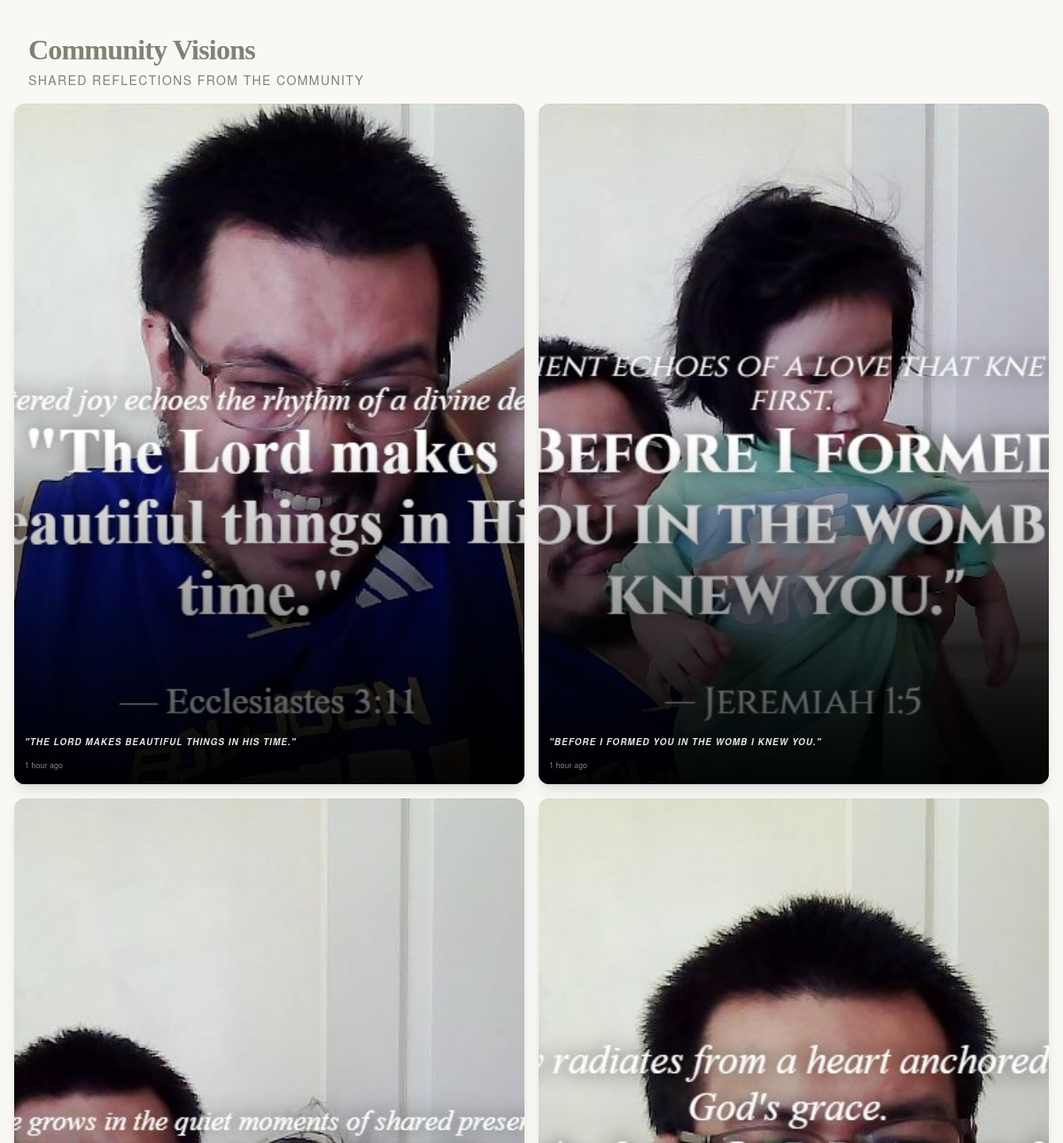
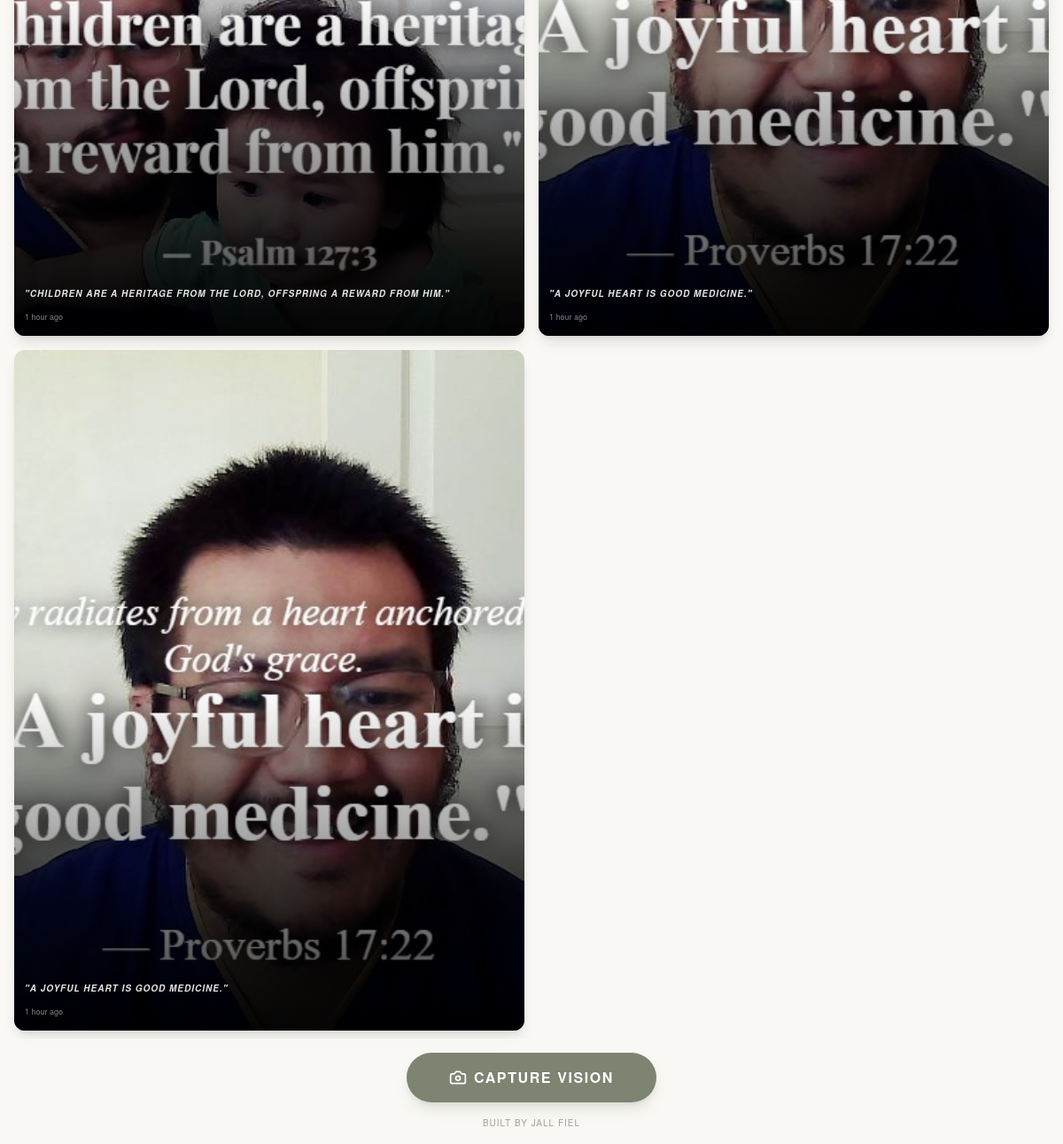
/index.php/gallery, run on the app's committed database (2 pictures, top to bottom).
### tables this page shows
CREATE TABLE visions (
    id TEXT PRIMARY KEY,
    image_path TEXT,
    verse_text TEXT,
    verse_reference TEXT,
    devotional_summary TEXT,
    full_devotion TEXT,
    vibe_color TEXT,
    unique_font TEXT,
    created_at DATETIME DEFAULT CURRENT_TIMESTAMP
);

### app/Controllers/VisionController.php (called while the page is built, shortened)
<?php
class VisionController
{
    public function gallery(): void
    {
        $db = Database::getInstance();
        $db->exec("DELETE FROM visions WHERE created_at < datetime('now', '-30 days')");
        $stmt = $db->query("SELECT * FROM visions ORDER BY created_at DESC LIMIT 50");
        $visions = $stmt->fetchAll(\PDO::FETCH_ASSOC);
        view('gallery', ['visions' => $visions]);
    }
}

### public/index.php (called while the page is built, shortened)
<?php
$router = new Router();
$router->add('GET', '/', 'HomeController@index');
$router->add('POST', '/api/analyze', 'AiController@analyze');
$router->add('POST', '/api/visions', 'VisionController@save');
$router->add('GET', '/v/([a-zA-Z0-9]+)', 'VisionController@view');
$router->add('GET', '/gallery', 'VisionController@gallery');
$router->add('GET', '/boss', 'AdminController@index');
$router->add('POST', '/boss/login', 'AdminController@login');
$router->add('POST', '/boss/logout', 'AdminController@logout');
$router->add('POST', '/boss/settings', 'AdminController@updateSettings');
$router->add('POST', '/boss/visions/delete', 'AdminController@deleteVisions');
$router->dispatch($_SERVER['REQUEST_URI'], $_SERVER['REQUEST_METHOD']);

### app/Views/gallery.php (the view, shortened to what this page needs)
<div class="flex-1 flex flex-col overflow-y-auto bg-bg pb-32">
    <header class="p-8 pb-4">
        <h1 class="text-sage font-serif font-bold text-[32px] tracking-tight">Community Visions</h1>
        <p class="text-ink/60 font-sans text-[14px] uppercase tracking-widest">Shared reflections from the community</p>
    </header>
    <div class="px-4 grid grid-cols-2 gap-4">
        <?php foreach ($visions as $vision): ?>
            <a href="<?php echo base_url('v/' . $vision['id']); ?>" class="relative aspect-[3/4] rounded-xl overflow-hidden shadow-lg active:scale-95 transition-transform group">
                <img src="<?php echo base_url($vision['image_path']); ?>" alt="Vision" class="absolute inset-0 w-full h-full object-cover">
                <div class="absolute inset-0 bg-gradient-to-t from-black/80 via-transparent to-transparent opacity-100 transition-opacity"></div>
                <div class="absolute bottom-0 left-0 p-3 text-white">
                    <p class="text-[10px] uppercase font-bold tracking-widest mb-1 line-clamp-2 italic text-white/90">
                        "<?php echo htmlspecialchars($vision['verse_text']); ?>"
                    </p>
                    <span class="text-[9px] text-white/50"><?php echo time_ago($vision['created_at']); ?></span>
                </div>
            </a>
        <?php endforeach; ?>
    </div>
</div>
<div class="fixed bottom-0 inset-x-0 bg-bg/80 backdrop-blur-md safe-area-inset-bottom">
    <div class="p-4 flex items-center justify-center">
        <a href="<?php echo base_url(); ?>" class="px-12 h-[56px] rounded-full bg-sage text-white uppercase tracking-[0.1em] font-bold shadow-lg shadow-sage/20 active:scale-95 transition-transform flex items-center justify-center gap-2">
            <svg xmlns="http://www.w3.org/2000/svg" width="20" height="20" viewBox="0 0 24 24" fill="none" stroke="currentColor" stroke-width="2" stroke-linecap="round" stroke-linejoin="round"><path d="M14.5 4h-5L7 7H4a2 2 0 0 0-2 2v9a2 2 0 0 0 2 2h16a2 2 0 0 0 2-2V9a2 2 0 0 0-2-2h-3l-2.5-3z"/><circle cx="12" cy="13" r="3"/></svg>
            Capture Vision
        </a>
    </div>
    <footer class="pb-4 text-center">
        <p class="text-[10px] uppercase tracking-[0.1em] text-[#A09E98]">Built by Jall Fiel</p>
    </footer>
</div>

### app/Core/Helpers.php (shortened to what this page needs)
<?php
if (!function_exists('base_url')) {
    function base_url(string $path = ''): string
    {
        $scriptPath = str_replace('\\', '/', $_SERVER['SCRIPT_NAME']);
        $projectRoot = str_replace('/public/index.php', '', $scriptPath);
        $projectRoot = rtrim($projectRoot, '/');
        if (empty($path)) {
            return $projectRoot;
        }
        return $projectRoot . '/' . ltrim($path, '/');
    }
}
if (!function_exists('view')) {
    function view(string $name, array $data = []): void
    {
        extract($data);
        $layout = __DIR__ . '/../Views/layouts/main.php';
        $view = __DIR__ . '/../Views/' . str_replace('.', '/', $name) . '.php';
        if (file_exists($layout)) {
            if (file_exists($view)) {
                include $view;
            } else {
                echo "View [{$name}] not found.";
            }
            $content = ob_get_clean();
            include $layout;
        } else {
            if (file_exists($view)) {
                include $view;
            } else {
                echo "View [{$name}] not found.";
            }
        }
    }
}
if (!function_exists('time_ago')) {
    function time_ago(string $datetime): string
    {
        $time = strtotime($datetime);
        $diff = time() - $time;
        $intervals = [
            31536000 => 'year',
            2592000  => 'month',
            604800   => 'week',
            86400    => 'day',
            3600     => 'hour',
            60       => 'minute',
            1        => 'second'
        ];
        foreach ($intervals as $secs => $label) {
            $d = $diff / $secs;
            if ($d >= 1) {
                $r = round($d);
                return $r . ' ' . $label . ($r > 1 ? 's' : '') . ' ago';
            }
        }
        return 'just now';
    }
}

### app/Core/Router.php (shortened to what this page needs)
<?php
class Router
{
    protected array $routes = [];
    public function add(string $method, string $route, string $controllerAction): void
    {
        $this->routes[] = [
            'method' => $method,
            'route' => $route,
            'action' => $controllerAction
        ];
    }
    public function dispatch(string $uri, string $method): void
    {
        $uri = parse_url($uri, PHP_URL_PATH);
        $scriptPath = str_replace('\\', '/', $_SERVER['SCRIPT_NAME']);
        $projectRoot = str_replace('/public/index.php', '', $scriptPath);
        if ($projectRoot !== '/' && strpos($uri, $projectRoot) === 0) {
            $uri = substr($uri, strlen($projectRoot));
        }
        $uri = ($uri === '' || $uri === false) ? '/' : $uri;
        $uri = preg_replace('#/+#', '/', $uri);
        foreach ($this->routes as $route) {
            $pattern = "#^" . $route['route'] . "$#";
            if (preg_match($pattern, $uri, $matches) && $route['method'] === $method) {
                array_shift($matches);
                [$controller, $action] = explode('@', $route['action']);
                $controller = "App\\Controllers\\" . $controller;
                $instance = new $controller();
                call_user_func_array([$instance, $action], $matches);
                return;
            }
        }
    }
}

### app/Views/layouts/main.php (shortened to what this page needs)
<!DOCTYPE html>
<html lang="en">
<head>
    <script src="https://cdn.tailwindcss.com"></script>
</head>
<body class="flex flex-col">
    <?php echo $content ?? ''; ?>
</body>
</html>

### app/Views/layouts/main.php (style rules this page uses)
:root { --bg: #F9F8F4; --paper: #FFFFFF; --sage: #7D8471; --ink: #2D2D2D; --beige: #F0EDE4; --f-serif: 'Georgia', serif; --f-sans: 'Helvetica Neue', Arial, sans-serif; }
body { background-color: var(--bg); color: var(--ink); font-family: var(--f-sans); margin: 0; padding: 0; }
.safe-area-inset-bottom { padding-bottom: env(safe-area-inset-bottom); }

### data on the page
visions: image_path (picture), verse_text "THE LORD MAKES BEAUTIFUL THINGS IN HIS TIME.", created_at "1 hour ago"
visions: image_path (picture), verse_text "BEFORE I FORMED YOU IN THE WOMB I KNEW YOU.", created_at "1 hour ago"
visions: image_path (picture), verse_text "CHILDREN ARE A HERITAGE FROM THE LORD, OFFSPRING A REWARD FROM HIM.", created_at "1 hour ago"
visions: image_path (picture), verse_text "A JOYFUL HEART IS GOOD MEDICINE.", created_at "1 hour ago"
visions: image_path (picture), verse_text "A JOYFUL HEART IS GOOD MEDICINE.", created_at "1 hour ago"
